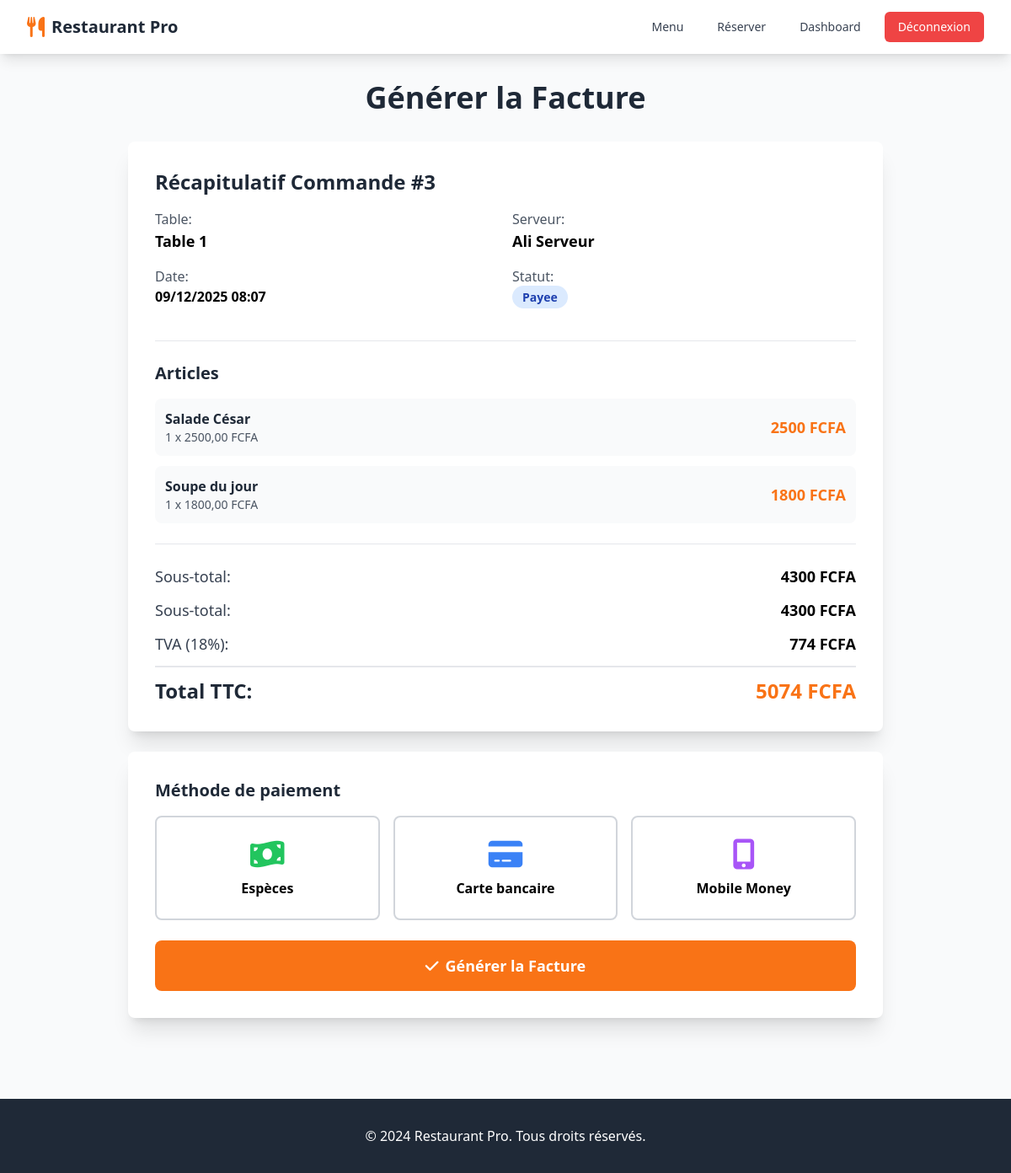
The app's page /commandes/3/facturer/ (signed in) with its own data.
### restaurant/models.py (models this page shows, shortened)
class Commande(models.Model):
    STATUS_CHOICES = [
        ('EN_COURS', 'En cours'),
        ('PRETE', 'Prete'),
        ('SERVIE', 'Servie'),
        ('PAYEE', 'Payee'),
    ]
    table = models.ForeignKey(
        Table,
        on_delete=models.CASCADE,
        related_name='commandes'
    )
    serveur = models.ForeignKey(
        User,
        on_delete=models.SET_NULL,
        null=True,
        related_name='commandes'
    )
    date_creation = models.DateTimeField(auto_now_add=True)
    statut = models.CharField(
        max_length=20,
        choices=STATUS_CHOICES,
        default='EN_COURS'
    )
    notes = models.TextField(blank=True)
    class Meta:
        verbose_name = "Commande"
        verbose_name_plural = "Commandes"
        ordering = ['-date_creation']
    def total(self):
        return sum(item.subtotal() for item in self.items.all())

class Table(models.Model):
    numero = models.IntegerField(unique=True)
    capacite = models.IntegerField(
        validators=[MinValueValidator(1)]
    )
    disponible = models.BooleanField(default=True)
    class Meta:
        verbose_name = "Table"
        verbose_name_plural = "Tables"
        ordering = ['numero']

class ItemCommande(models.Model):
    commande = models.ForeignKey(
        Commande,
        on_delete=models.CASCADE,
        related_name='items'
    )
    plat = models.ForeignKey(
        Plat,
        on_delete=models.CASCADE
    )
    quantite = models.IntegerField(
        default=1,
        validators=[MinValueValidator(1)]
    )
    prix_unitaire = models.DecimalField(
        max_digits=10,
        decimal_places=2
    )
    notes = models.TextField(blank=True)
    class Meta:
        verbose_name = "Item de commande"
        verbose_name_plural = "Items de commande"
    def subtotal(self):
        return self.quantite * self.prix_unitaire

class Plat(models.Model):
    nom = models.CharField(max_length=200)
    description = models.TextField()
    prix = models.DecimalField(
        max_digits=10,
        decimal_places=2,
        validators=[MinValueValidator(Decimal('0.01'))]
    )
    categorie = models.ForeignKey(
        Categorie,
        on_delete=models.CASCADE,
        related_name='plats'
    )
    image = models.ImageField(
        upload_to='plats/',
        blank=True,
        null=True
    )
    disponible = models.BooleanField(default=True)
    date_creation = models.DateTimeField(auto_now_add=True)
    class Meta:
        verbose_name = "Plat"
        verbose_name_plural = "Plats"
        ordering = ['categorie', 'nom']

### restaurant/views.py (the view, shortened to what this page needs)
@login_required
def generer_facture(request, commande_id):
    commande = get_object_or_404(Commande, id=commande_id)
    total = commande.total()                     # total est déjà un Decimal
    tva_rate = Decimal("0.18")                  # taux de TVA en Decimal
    tva = total * tva_rate                       # OK
    ttc = total + tva                            # OK
    context = {
        'commande': commande,
        'total': total,
        'tva': tva,
        'ttc': ttc,
    }
    return render(request, 'restaurant/generer_facture.html', context)

### restaurant/templates/restaurant/generer_facture.html (shortened to what this page needs)
{% extends 'restaurant/base.html' %}
{% block content %}
<div class="max-w-4xl mx-auto">
    <h1 class="text-4xl font-bold text-gray-800 mb-8 text-center">Générer la Facture</h1>
    <div class="bg-white rounded-lg shadow-xl p-8 mb-6">
        <div class="border-b pb-6 mb-6">
            <h2 class="text-2xl font-bold text-gray-800 mb-4">Récapitulatif Commande #{{ commande.id }}</h2>
            <div class="grid grid-cols-2 gap-4 mb-4">
                <div>
                    <p class="text-gray-600">Table:</p>
                    <p class="font-bold text-lg">Table {{ commande.table.numero }}</p>
                </div>
                <div>
                    <p class="text-gray-600">Serveur:</p>
                    <p class="font-bold text-lg">{{ commande.serveur.get_full_name }}</p>
                </div>
                <div>
                    <p class="text-gray-600">Date:</p>
                    <p class="font-bold">{{ commande.date_creation|date:"d/m/Y H:i" }}</p>
                </div>
                <div>
                    <p class="text-gray-600">Statut:</p>
                    <span class="px-3 py-1 bg-blue-100 text-blue-800 rounded-full text-sm font-semibold">
                        {{ commande.get_statut_display }}
                    </span>
                </div>
            </div>
        </div>
        <div class="border-b pb-6 mb-6">
            <h3 class="text-xl font-bold text-gray-800 mb-4">Articles</h3>
            <div class="space-y-3">
                {% for item in commande.items.all %}
                <div class="flex justify-between items-center p-3 bg-gray-50 rounded-lg">
                    <div>
                        <p class="font-semibold text-gray-800">{{ item.plat.nom }}</p>
                        <p class="text-sm text-gray-600">{{ item.quantite }} x {{ item.prix_unitaire }} FCFA</p>
                    </div>
                    <p class="text-lg font-bold text-orange-500">{{ item.subtotal|floatformat:0 }} FCFA</p>
                </div>
                {% endfor %}
            </div>
        </div>
        <div class="space-y-3">
            <div class="flex justify-between text-lg">
                <span class="text-gray-700">Sous-total:</span>
                <span class="font-semibold">{{ total|floatformat:0 }} FCFA</span>
            </div>
            <div class="flex justify-between text-lg">
                <span class="text-gray-700">Sous-total:</span>
                <span class="font-semibold">{{ total|floatformat:0 }} FCFA</span>
            </div>
            <div class="flex justify-between text-lg">
                <span class="text-gray-700">TVA (18%):</span>
                <span class="font-semibold">{{ tva|floatformat:0 }} FCFA</span>
            </div>
            <div class="flex justify-between text-2xl font-bold border-t-2 pt-3">
                <span class="text-gray-800">Total TTC:</span>
                <span class="text-orange-500">{{ ttc|floatformat:0 }} FCFA</span>
            </div>
        </div>
    </div>
    <div class="bg-white rounded-lg shadow-xl p-8">
        <form method="post">
            <h3 class="text-xl font-bold text-gray-800 mb-4">Méthode de paiement</h3>
            <div class="grid grid-cols-1 md:grid-cols-3 gap-4 mb-6">
                <label class="cursor-pointer">
                    <div class="border-2 border-gray-300 rounded-lg p-6 text-center hover:border-orange-500 peer-checked:border-orange-500 peer-checked:bg-orange-50">
                        <i class="fas fa-money-bill-wave text-4xl text-green-500 mb-2"></i>
                        <p class="font-bold">Espèces</p>
                    </div>
                </label>
                <label class="cursor-pointer">
                    <div class="border-2 border-gray-300 rounded-lg p-6 text-center hover:border-orange-500 peer-checked:border-orange-500 peer-checked:bg-orange-50">
                        <i class="fas fa-credit-card text-4xl text-blue-500 mb-2"></i>
                        <p class="font-bold">Carte bancaire</p>
                    </div>
                </label>
                <label class="cursor-pointer">
                    <div class="border-2 border-gray-300 rounded-lg p-6 text-center hover:border-orange-500 peer-checked:border-orange-500 peer-checked:bg-orange-50">
                        <i class="fas fa-mobile-alt text-4xl text-purple-500 mb-2"></i>
                        <p class="font-bold">Mobile Money</p>
                    </div>
                </label>
            </div>
            <button type="submit" class="w-full bg-orange-500 text-white px-6 py-4 rounded-lg hover:bg-orange-600 font-bold text-lg">
                <i class="fas fa-check mr-2"></i>Générer la Facture
            </button>
        </form>
    </div>
</div>
{% endblock %}

### records on screen
Commande: id "3", table.numero "1", serveur.get_full_name "Ali Serveur", date_creation "09/12/2025 08:07", statut "Payee"
ItemCommande: plat.nom "Salade César", quantite "1", prix_unitaire "2500,00", subtotal "2500"
ItemCommande: plat.nom "Soupe du jour", quantite "1", prix_unitaire "1800,00", subtotal "1800"

### other values on screen
{{ total|floatformat:0 }} "4300"
{{ tva|floatformat:0 }} "774"
{{ ttc|floatformat:0 }} "5074"
